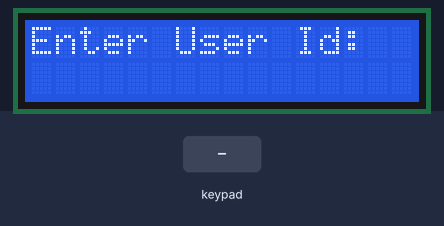
Simulated run of this sketch. Board: ESP32. On the bench: 16×2 character LCD. The test bench sets the inputs (shaded band).

Above: at 4.3 s.
4.4 s: keypad keys 1 1 1 # pressed 0.4 s apart
At 5.9 s:
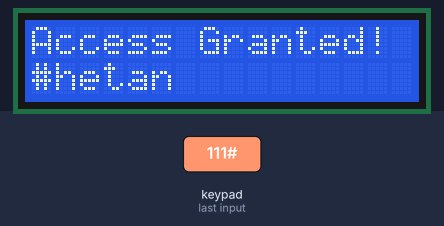
7.5 s: key '1' pressed
At 8.7 s:
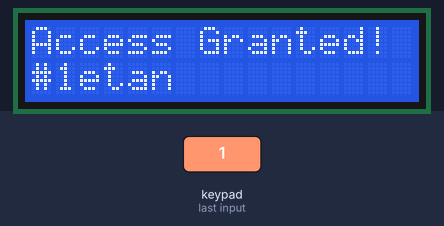
9.0 s: keypad keys 1 1 1 pressed 0.4 s apart
At 10.4 s:
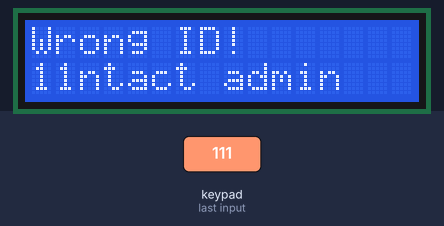
11.7 s: keypad keys 1 1 1 * pressed 0.4 s apart
At 13.6 s:
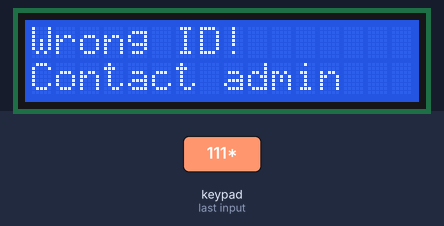
14.8 s: key 'A' pressed
At 15.2 s:
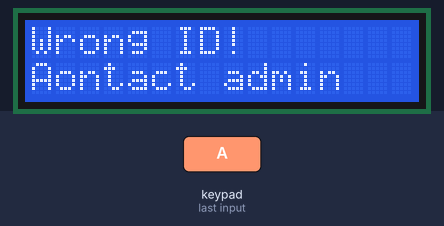
16.3 s: key '2' pressed
At 16.6 s:
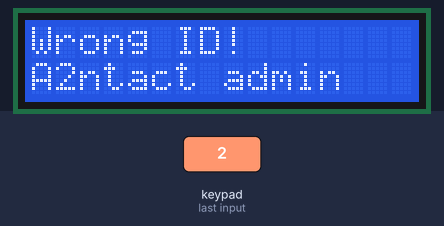
Timing chart, 0 to 18.8 s (numbered marks = the images above; inputs shaded):
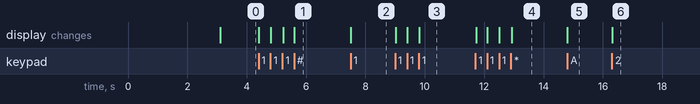

Measured:
- after the input at 4.4 s, the display: first changes at once (image 1 shows a later state)
- after the input at 7.5 s, the display: changes at once (image 2)
- after the input at 9.0 s, the display: first changes at once (image 3 shows a later state)
- after the input at 11.7 s, the display: first changes at once (image 4 shows a later state)
- after the input at 14.8 s, the display: changes at once (image 5)
- after the input at 16.3 s, the display: changes at once (image 6)

The sketch:

First_Sim_key_trial.ino
```cpp
#include <Keypad.h>
#include <LiquidCrystal_I2C.h>

#define ROWS  4
#define COLS  4

char keyMap[ROWS][COLS] = {
  {'1','2','3', 'A'},
  {'4','5','6', 'B'},
  {'7','8','9', 'C'},
  {'*','0','#', 'D'}
};

uint8_t rowPins[ROWS] = {14,27,26,25};
uint8_t colPins[COLS] = {33,32,18,19};
uint8_t LCD_CursorPosition = 0;
String P1 = "111";
String P2 = "222";
String P3 = "333";

String cc="Chetan";
String tt="Tayyab";
String vv="Vaishnavi";
String InputStr = "";

Keypad keypad = Keypad(makeKeymap(keyMap), rowPins, colPins, ROWS, COLS );
LiquidCrystal_I2C I2C_LCD(0x27, 16, 2);

void setup(){
  // Serial.begin(115200);
  I2C_LCD.init();
  I2C_LCD.backlight();
  I2C_LCD.clear();
  I2C_LCD.setCursor(0, 0);
  I2C_LCD.print("Welcome to");
  I2C_LCD.setCursor(0, 1);
  I2C_LCD.print("FitSense");
  delay(3000);
  I2C_LCD.clear();
  I2C_LCD.setCursor(0, 0);
  I2C_LCD.print("Enter User Id:");
}

void loop(){

  char key = keypad.getKey();

  if (key) {
    InputStr += key;
    I2C_LCD.setCursor(LCD_CursorPosition++, 1);
    if(LCD_CursorPosition == 3)
    {
      String message;
      String message2;
      if(InputStr == P1) {
        message2 = "Access Granted!";
        message= cc;

      }
      else if(InputStr == P2) {
        message2 = "Access Granted!";
        message= tt;
      }
      else if(InputStr == P3) {
        message2 = "Access Granted!";
        message= vv;
      }
      else {
        message2 = "Wrong ID!";
        message ="Contact admin";
      }
      InputStr = "";
      I2C_LCD.clear();
      LCD_CursorPosition = 0;
      I2C_LCD.print(message2);
      I2C_LCD.setCursor(0,1);
      I2C_LCD.print(message);
    }
    else if(key == 'D')
    {
      InputStr = "";
      I2C_LCD.clear();
      LCD_CursorPosition = 0;
      I2C_LCD.print("Enter User Id:");
    }
    else
    {
      I2C_LCD.print(key);
    }
  }
}
```
